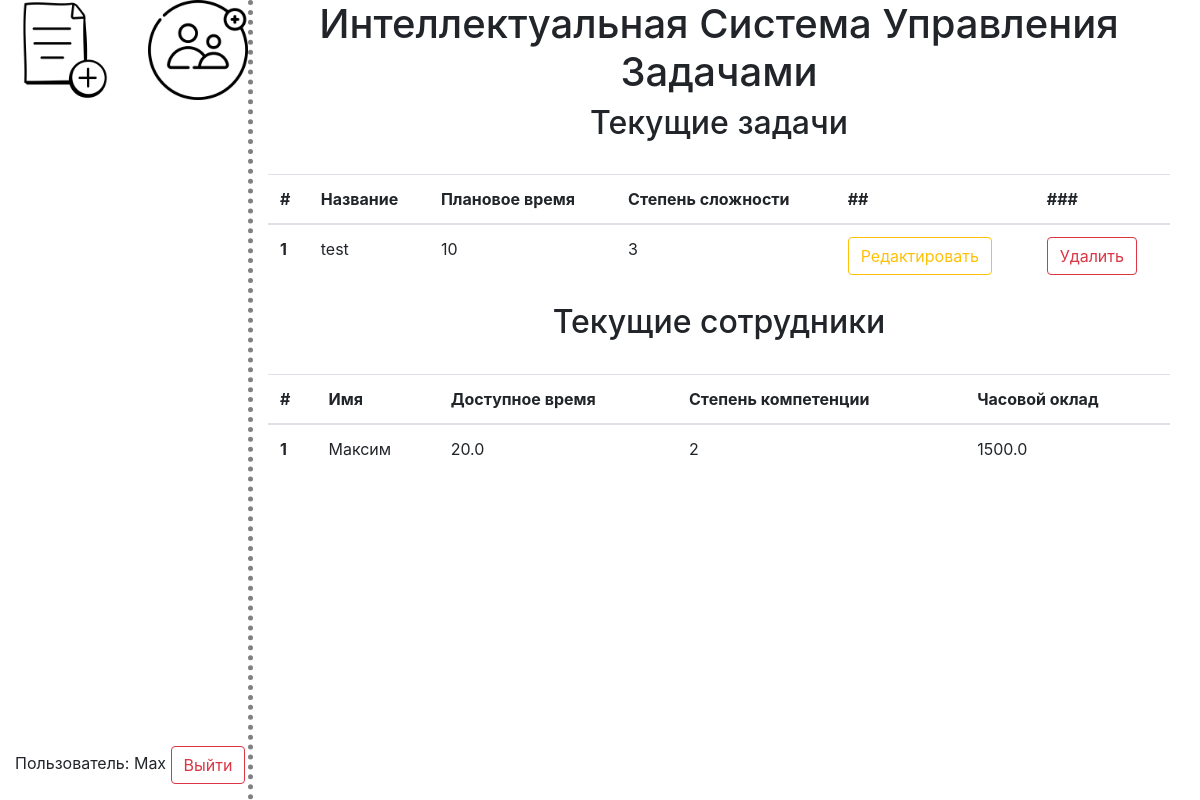
/ (signed in), run on an earlier commit of the app's database.
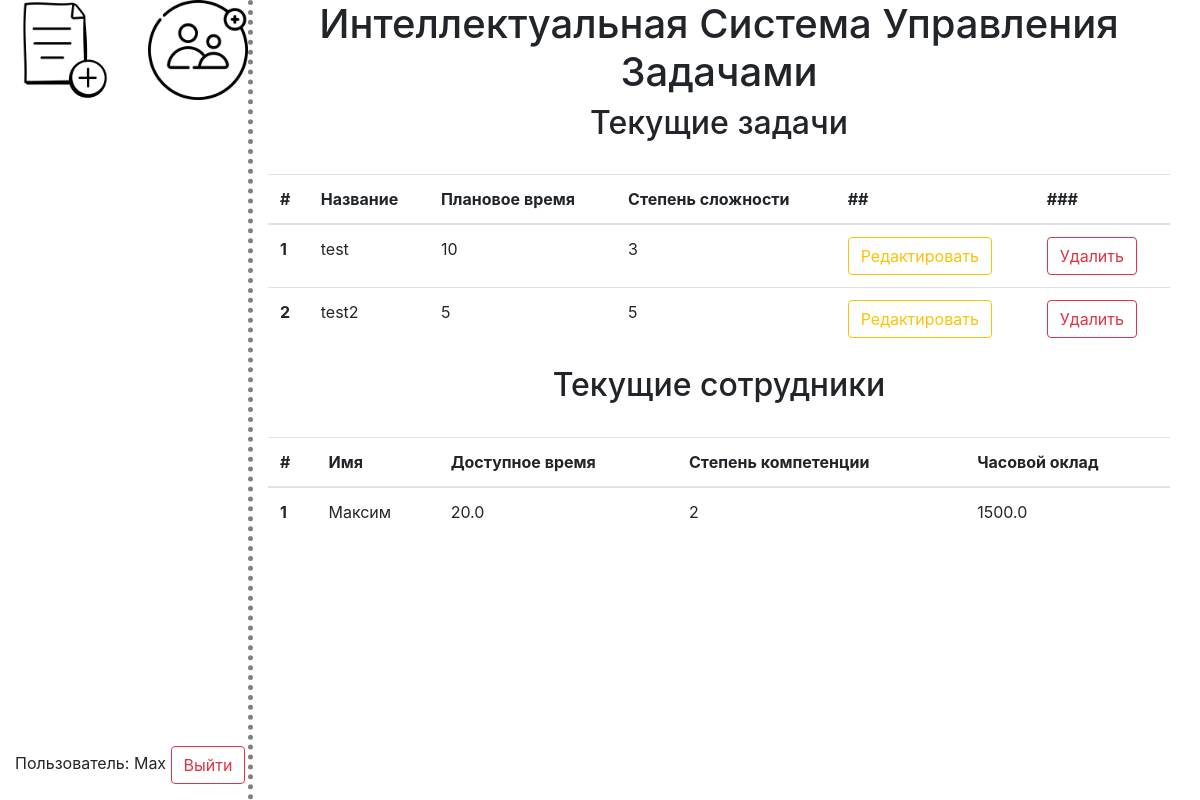
And on a later commit of the database.
### manage.py (models this page shows, shortened)
class User(UserMixin, db.Model):
    id = db.Column(db.Integer, primary_key=True)
    username = db.Column(db.String(80), unique=True, nullable=False)
    password = db.Column(db.String(80), nullable=False)
    status = db.Column(db.String(80), nullable=False, default="default")

class Task(db.Model):
    id = db.Column(db.Integer, primary_key=True)
    taskname = db.Column(db.String(64))
    expected_time = db.Column(db.Integer)
    task_hardness = db.Column(db.Integer)

class Employee(db.Model):
    id = db.Column(db.Integer, primary_key=True)
    name = db.Column(db.String(80), nullable=False)
    time_available = db.Column(db.Float, nullable=False, default=0.0)
    level = db.Column(db.Integer, nullable=False, default=1)
    salary = db.Column(db.Float, nullable=False)

### views.py (the view)
@main_blueprint.route('/')
@login_required
def home():
    tasks = Task.query.all()
    employees = Employee.query.all()
    return render_template('home.html', tasks=tasks, employees=employees)

### app.py (called while the page is built)
def create_app(config_class=Config):
    app = Flask(__name__)
    app.config.from_object(config_class)
    db.init_app(app)
    from views import main_blueprint
    app.register_blueprint(main_blueprint)
    from auth import auth_blueprint
    app.register_blueprint(auth_blueprint)
    login_manager = LoginManager()
    login_manager.init_app(app)
    login_manager.login_view = 'auth.login'
    @login_manager.user_loader
    def load_user(id):
        return User.query.get(int(id))
    return app

### templates/home.html (shortened to what this page needs)
{% extends "layout.html" %}
{% block content %}
<h1 class="mainlable">Интеллектуальная Система Управления Задачами</h1>
{% if current_user.is_authenticated %}
  <h2>Текущие задачи</h2>
  <br>
  {% if tasks %}
    <div class="container">
      <table class="table table-hover">
        <thead>
          <tr>
            <th scope="col">#</th>
            <th scope="col">Название</th>
            <th scope="col">Плановое время</th>
            <th scope="col">Степень сложности</th>
            <th scope="col">##</th>
            <th scope="col">###</th>
          </tr>
        </thead>
        <tbody>
          {% for task in tasks %}
            <tr>
              <th scope="row">{{ task.id }}</th>
              <td>{{ task.taskname }}</td>
              <td>{{ task.expected_time }}</td>
              <td>{{ task.task_hardness }}</td>
              <td>
                <form action="{{ url_for('main.edit_task', task_id=task.id) }}" method="post">
                  <input type="submit" class="btn btn-outline-warning" value="Редактировать">
                </form>
              </td>
              <td>
                <form action="{{ url_for('main.delete_task', task_id=task.id) }}" method="post">
                  <input type="submit" class="btn btn-outline-danger" value="Удалить">
                </form>
              </td>
            </tr>
          {% endfor %}
        </tbody>
      </table>
    </div>
  {% else %}
    <div class="container">
      <h2> На данный момент нет активных задач</h2>
    </div>
  {% endif %}
  <h2>Текущие сотрудники</h2>
  <br>
  {% if employees %}
  <div class="container">
    <table class="table table-hover">
      <thead>
        <tr>
          <th scope="col">#</th>
          <th scope="col">Имя</th>
          <th scope="col">Доступное время</th>
          <th scope="col">Степень компетенции</th>
          <th scope="col">Часовой оклад</th>
        </tr>
      </thead>
      <tbody>
        {% for employee in employees %}
          <tr>
            <th scope="row">{{ employee.id }}</th>
            <td>{{ employee.name }}</td>
            <td>{{ employee.time_available }}</td>
            <td>{{ employee.level }}</td>
            <td>{{ employee.salary }}</td>
          </tr>
        {% endfor %}
      </tbody>
    </table>
  </div>
  {% else %}
      <div class="container">
        <h2> На данный момент нет активных сотрудников</h2>
      </div>
  {% endif %}
{% endif %}
{% endblock %}

### templates/layout.html (shortened to what this page needs)
<!DOCTYPE html>
<html>
<head>
    <link rel="stylesheet" href="https://stackpath.bootstrapcdn.com/bootstrap/4.3.1/css/bootstrap.min.css">
    <link rel="stylesheet" href="{{ url_for('static', filename='css/main.css') }}">
</head>
<body>
    <div class="container-fluid main">
        <div class="sidenavbar">
            {% if current_user.is_authenticated %}
                <div class="header">
                    <a href="{{ url_for('main.create_task') }}">
                        <img src="{{ url_for('static', filename='img/addTask.png') }}" alt="Создать новую задачу">
                    </a>
                    <a href="">
                        <img src="{{ url_for('static', filename='img/addEmployee.png') }}" alt="Добавить нового сотрудника">
                    </a>
                </div>
                <div class="footer">
                    <p>Пользователь: {{ current_user.username }} <button id="logout-button" class="btn btn-outline-danger">Выйти</button></p>
                </div>
            {% else %}
                <div class="header">
                    <p>Вход не выполнен. Пожалуйста, <a href="{{ url_for('auth.login') }}">войдите</a> или <a href="{{ url_for('auth.signup') }}">зарегистрируйтесь</a></p>
                </div>
            {% endif %}
        </div>
        <div class="content">
            {% block content %} {% endblock %}
        </div>
    </div>
</body>
</html>

### static/css/main.css (style rules this page uses)
.container, .container-fluid { display: flex; }
.sidenavbar { flex: 1; display: flex; flex-direction: column; height: 100vh; border-right: 5px dotted grey; }
.sidenavbar .footer { margin-top: auto; }
.sidenavbar .header { display: flex; flex-direction: row; justify-content: space-between; }
.sidenavbar .header img { width: 100px; height: 100px; transition: background-color 0.5s ease; }
.content { flex: 4; display: flex; flex-direction: column; }
h2, .mainlable { text-align: center; }

What changed in the data, as far as the page shows it:
added Task: id "2", taskname "test2", expected_time "5", task_hardness "5"
